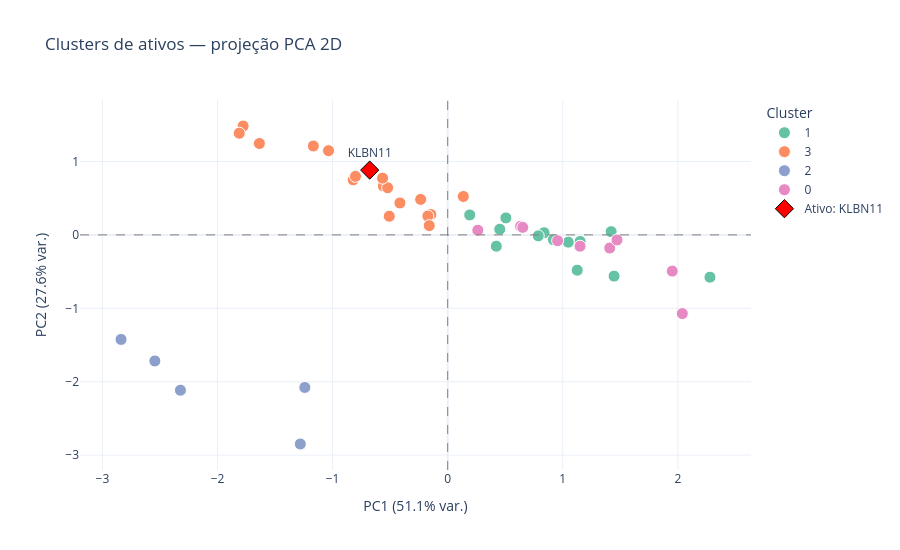

The notebook cell this image was saved under:
### Code cell
import plotly.express as px
from sklearn.decomposition import PCA

# TODO: Atualizar o número de componentes conforme a quantidade de features utilizadas no estudo.

pca = PCA(n_components=2, random_state=42)
components = pca.fit_transform(X_scaled)

df_4["pca_1"] = components[:, 0]
df_4["pca_2"] = components[:, 1]

ativo_destaque = "KLBN11"
ativo = df_4[df_4["cod"] == ativo_destaque]

var_explained = pca.explained_variance_ratio_

fig = px.scatter(
    df_4,
    x="pca_1",
    y="pca_2",
    color=df_4["cluster"].astype(str),
    hover_name="cod",
    hover_data={
        "cod": True,
        "asset": True,
        "media_ret": ":.4f",
        "std_ret": ":.4f",
        "ma_volume_financeiro": ":.2e",
        "std_volume_financeiro": ":.2e",
        "media_lucro_liquido": ":.2e",
        "std_lucro_liquido": ":.2e",
        "media_divida_liquida": ":.2e",
        "std_divida_liquida": ":.2e",
        
        "pca_1": False,
        "pca_2": False,
    },
    labels={
        "pca_1": f"PC1 ({var_explained[0]:.1%} var.)",
        "pca_2": f"PC2 ({var_explained[1]:.1%} var.)",
        "color": "Cluster",
    },
    title="Clusters de ativos — projeção PCA 2D",
    template="plotly_white",
    color_discrete_sequence=px.colors.qualitative.Set2,
)

fig.add_scatter(
    x=ativo["pca_1"],
    y=ativo["pca_2"],
    mode="markers+text",
    text=ativo["cod"],
    textposition="top center",
    marker=dict(
        size=14,
        color="red",
        symbol="diamond",
        line=dict(width=1, color="black"),
    ),
    name=f"Ativo: {ativo_destaque}",
)

fig.update_traces(
    marker=dict(size=12, line=dict(width=1, color="white")),
    selector=dict(mode="markers"),
)

fig.add_hline(y=0, line_dash="dash", line_color="gray", line_width=1)
fig.add_vline(x=0, line_dash="dash", line_color="gray", line_width=1)


fig.update_layout(
    legend_title_text="Cluster",
    hoverlabel=dict(bgcolor="white", font_size=13),
    height=550,
)

fig.show()

### Figure 1 — Plotly figure (JSON) as saved in the notebook; plotly's stock layout.template omitted (floating-point values rounded to 4 significant figures; data arrays with more than 128 entries replaced by an {"elided": "..."} marker saying what was removed)
{"data": [{"customdata": {"elided": "13x10 mixed values"}, "hovertemplate": "<b>%{hovertext}</b><br><br>Cluster=1<br>cod=%{customdata[0]}<br>asset=%{customdata[1]}<br>media_ret=%{customdata[2]:.4f}<br>std_ret=%{customdata[3]:.4f}<br>ma_volume_financeiro=%{customdata[4]:.2e}<br>std_volume_financeiro=%{customdata[5]:.2e}<br>media_lucro_liquido=%{customdata[6]:.2e}<br>std_lucro_liquido=%{customdata[7]:.2e}<br>media_divida_liquida=%{customdata[8]:.2e}<br>std_divida_liquida=%{customdata[9]:.2e}<extra></extra>", "hovertext": ["PETR4", "PETR3", "B3SA3", "ITSA4", "LREN3", "VALE3", "GGBR4", "CMIG4", "SBSP3", "GOAU4", "MOTV3", "ENEV3", "CPLE3"], "legendgroup": "1", "marker": {"color": "rgb(102,194,165)", "line": {"color": "white", "width": 1}, "size": 12, "symbol": "circle"}, "mode": "markers", "name": "1", "orientation": "v", "showlegend": true, "type": "scatter", "x": [2.279, 1.42, 1.446, 0.4224, 1.125, 1.151, 0.837, 0.7869, 0.9182, 1.048, 0.5055, 0.4525, 0.1912], "xaxis": "x", "y": [-0.576, 0.04397, -0.5617, -0.1539, -0.4808, -0.08955, 0.0295, -0.01356, -0.06511, -0.0991, 0.2314, 0.07694, 0.2716], "yaxis": "y"}, {"customdata": {"elided": "18x10 mixed values"}, "hovertemplate": "<b>%{hovertext}</b><br><br>Cluster=3<br>cod=%{customdata[0]}<br>asset=%{customdata[1]}<br>media_ret=%{customdata[2]:.4f}<br>std_ret=%{customdata[3]:.4f}<br>ma_volume_financeiro=%{customdata[4]:.2e}<br>std_volume_financeiro=%{customdata[5]:.2e}<br>media_lucro_liquido=%{customdata[6]:.2e}<br>std_lucro_liquido=%{customdata[7]:.2e}<br>media_divida_liquida=%{customdata[8]:.2e}<br>std_divida_liquida=%{customdata[9]:.2e}<extra></extra>", "hovertext": ["BRAP4", "EQTL3", "KLBN11", "RADL3", "WEGE3", "MULT3", "HYPE3", "SUZB3", "FLRY3", "CSMG3", "EGIE3", "ALOS3", "CPFE3", "TAEE11", "ENGI11", "ISAE4", "VIVT3", "AZZA3"], "legendgroup": "3", "marker": {"color": "rgb(252,141,98)", "line": {"color": "white", "width": 1}, "size": 12, "symbol": "circle"}, "mode": "markers", "name": "3", "orientation": "v", "showlegend": true, "type": "scatter", "x": [-0.1466, -0.559, -0.6774, -0.1725, -0.1604, -0.2349, -0.5219, 0.1357, -0.8211, -0.5659, -1.777, -0.5077, -1.167, -1.811, -1.035, -1.636, -0.8014, -0.4153], "xaxis": "x", "y": [0.2768, 0.6661, 0.8821, 0.2563, 0.1259, 0.4833, 0.6419, 0.5231, 0.7491, 0.7726, 1.483, 0.254, 1.211, 1.385, 1.147, 1.245, 0.7968, 0.4346], "yaxis": "y"}, {"customdata": [["ABEV3", "AMBEV S/A", 0.0002098, 0.01677, 10650000.0, 13850000.0, 3283000.0, 1135000.0, -9130000.0, 4948000.0], ["BBSE3", "BBSEGURIDADE", 0.0005982, 0.01571, 5017000.0, 2645000.0, 1317000.0, 1188000.0, -1607000.0, 1375000.0], ["TOTS3", "TOTVS", 0.0008054, 0.02371, 3374000.0, 3651000.0, 98510.0, 110400.0, -137700.0, 811900.0], ["SANB11", "SANTANDER BR", 0.0006053, 0.02067, 2409000.0, 2050000.0, 11320000.0, 4037000.0, -26800000.0, 8013000.0], ["PSSA3", "PORTO SEGURO", 0.0008539, 0.01758, 1481000.0, 1325000.0, 394600.0, 258200.0, -1194000.0, 712000.0]], "hovertemplate": "<b>%{hovertext}</b><br><br>Cluster=2<br>cod=%{customdata[0]}<br>asset=%{customdata[1]}<br>media_ret=%{customdata[2]:.4f}<br>std_ret=%{customdata[3]:.4f}<br>ma_volume_financeiro=%{customdata[4]:.2e}<br>std_volume_financeiro=%{customdata[5]:.2e}<br>media_lucro_liquido=%{customdata[6]:.2e}<br>std_lucro_liquido=%{customdata[7]:.2e}<br>media_divida_liquida=%{customdata[8]:.2e}<br>std_divida_liquida=%{customdata[9]:.2e}<extra></extra>", "hovertext": ["ABEV3", "BBSE3", "TOTS3", "SANB11", "PSSA3"], "legendgroup": "2", "marker": {"color": "rgb(141,160,203)", "line": {"color": "white", "width": 1}, "size": 12, "symbol": "circle"}, "mode": "markers", "name": "2", "orientation": "v", "showlegend": true, "type": "scatter", "x": [-1.28, -2.545, -1.241, -2.322, -2.838], "xaxis": "x", "y": [-2.848, -1.717, -2.078, -2.115, -1.424], "yaxis": "y"}, {"customdata": [["PRIO3", "PRIO", 0.002802, 0.0348, 8389000.0, 10050000.0, 402000.0, 1091000.0, 3603000.0, 6666000.0], ["RENT3", "LOCALIZA", 0.0008823, 0.02651, 7465000.0, 4389000.0, 270700.0, 310900.0, 13000000.0, 15570000.0], ["MBRF3", "MARFRIG", 0.001105, 0.03018, 5077000.0, 6444000.0, 233800.0, 977200.0, 26470000.0, 20920000.0], ["UGPA3", "ULTRAPAR", 0.0009637, 0.03468, 4865000.0, 6877000.0, 393100.0, 302200.0, 9709000.0, 4546000.0], ["CYRE3", "CYRELA REALT", 0.0009858, 0.02853, 3975000.0, 3414000.0, 233400.0, 232600.0, 3701000.0, 1560000.0], ["EMBJ3", "EMBRAER", 0.001165, 0.02853, 3435000.0, 6259000.0, 53880.0, 480300.0, 6291000.0, 5043000.0], ["DIRR3", "DIRECIONAL", 0.001274, 0.02652, 3292000.0, 3185000.0, 67360.0, 79700.0, 521900.0, 336100.0], ["AXIA3", "AXIA ENERGIA", 0.0009763, 0.03085, 3087000.0, 5882000.0, 635500.0, 4119000.0, 43000000.0, 8365000.0], ["YDUQ3", "YDUQS PART", 0.0004881, 0.03397, 2870000.0, 2375000.0, 70320.0, 83410.0, 2305000.0, 2018000.0]], "hovertemplate": "<b>%{hovertext}</b><br><br>Cluster=0<br>cod=%{customdata[0]}<br>asset=%{customdata[1]}<br>media_ret=%{customdata[2]:.4f}<br>std_ret=%{customdata[3]:.4f}<br>ma_volume_financeiro=%{customdata[4]:.2e}<br>std_volume_financeiro=%{customdata[5]:.2e}<br>media_lucro_liquido=%{customdata[6]:.2e}<br>std_lucro_liquido=%{customdata[7]:.2e}<br>media_divida_liquida=%{customdata[8]:.2e}<br>std_divida_liquida=%{customdata[9]:.2e}<extra></extra>", "hovertext": ["PRIO3", "RENT3", "MBRF3", "UGPA3", "CYRE3", "EMBJ3", "DIRR3", "AXIA3", "YDUQ3"], "legendgroup": "0", "marker": {"color": "rgb(231,138,195)", "line": {"color": "white", "width": 1}, "size": 12, "symbol": "circle"}, "mode": "markers", "name": "0", "orientation": "v", "showlegend": true, "type": "scatter", "x": [2.038, 0.6334, 1.408, 1.951, 0.6522, 1.15, 0.2616, 1.471, 0.9551], "xaxis": "x", "y": [-1.072, 0.1174, -0.179, -0.4936, 0.1023, -0.1541, 0.06341, -0.0691, -0.079], "yaxis": "y"}, {"marker": {"color": "red", "line": {"color": "black", "width": 1}, "size": 14, "symbol": "diamond"}, "mode": "markers+text", "name": "Ativo: KLBN11", "text": ["KLBN11"], "textposition": "top center", "type": "scatter", "x": [-0.6774], "y": [0.8821]}], "layout": {"height": 550, "hoverlabel": {"bgcolor": "white", "font": {"size": 13}}, "legend": {"title": {"text": "Cluster"}, "tracegroupgap": 0}, "shapes": [{"line": {"color": "gray", "dash": "dash", "width": 1}, "type": "line", "x0": 0, "x1": 1, "xref": "x domain", "y0": 0, "y1": 0, "yref": "y"}, {"line": {"color": "gray", "dash": "dash", "width": 1}, "type": "line", "x0": 0, "x1": 0, "xref": "x", "y0": 0, "y1": 1, "yref": "y domain"}], "title": {"text": "Clusters de ativos — projeção PCA 2D"}, "xaxis": {"anchor": "y", "domain": [0, 1], "title": {"text": "PC1 (51.1% var.)"}}, "yaxis": {"anchor": "x", "domain": [0, 1], "title": {"text": "PC2 (27.6% var.)"}}}}
